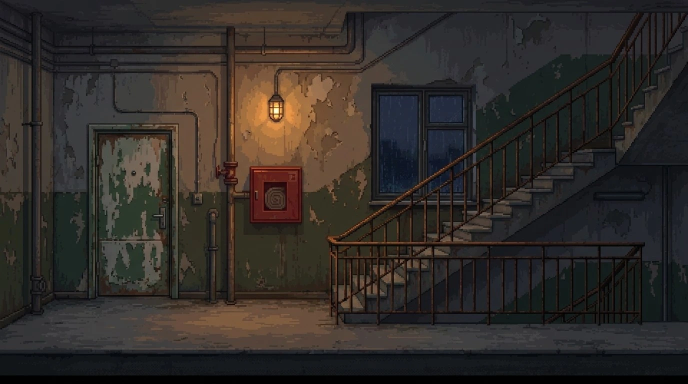
#> input picture assets/l7v4/stair.webp, 1376 x 768 px, given in place of stair.jpg, which was not available (shown at 1/2 size)
$ python l7v4_stair_rail.py
#> lines starting #> are read from the running program, lines starting #| are printed output that depends on the picture; after the words box and inside, x2 and y2 are one past the last pixel; in counts of white or black regions, pixels touching at a corner belong together; pictures that were not available may be replaced by others from this repository, and a replacement may not be noted
# Передние перила лестничной клетки (stair.jpg) отдельным слоем: Валера поднимается ЗА ними.
# Перила регулярные: верхний поручень y 480..491, нижние поручни, стойки через ~27.7 px от x=672 (каждая 4-я — толстый столб).
# Вырезаются пиксели самой картинки Flow (ничего не рисуется), уточнение x стоек — по пику (R-B).
import os
import numpy as np
from PIL import Image

HERE = os.path.dirname(os.path.abspath(__file__))
SRC = os.path.join(HERE, '..', 'assets', 'l7v4', 'stair.jpg')
OUT = os.path.join(HERE, '..', 'assets', 'l7v4', 'stair_rail.png')


def build():
    a = np.array(Image.open(SRC).convert('RGB'))
#> a is the input picture: shape (768, 1376, 3); mean R, G, B 49.3, 44.2, 40.5
    rb = a[:, :, 0].astype(float) - a[:, :, 2]
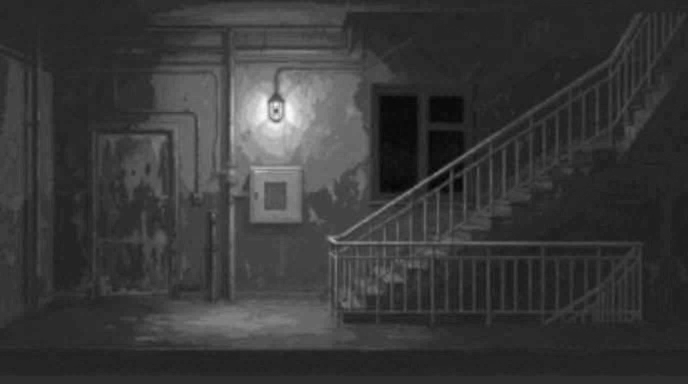
#> rb: shape (768, 1376) float64 (shown at 1/2 size); min -37, max 167, mean 8.8; drawn with min black and max white
    m = np.zeros(a.shape[:2], bool)
    # горизонтальные поручни (по профилю строк в правой, тёмной части)
    prof = rb[470:660, 820:1260].mean(axis=1)
#> prof = 190 values, max 29.28 at index 16, min -5.5 at index 178, mean -0.0137
    for i, v in enumerate(prof):
        if v > 9: m[470 + i, 648:1292] = True
#> this loop made 190 passes
#> v on passes 1 to 3: 0.0682, 0.241, 0.339
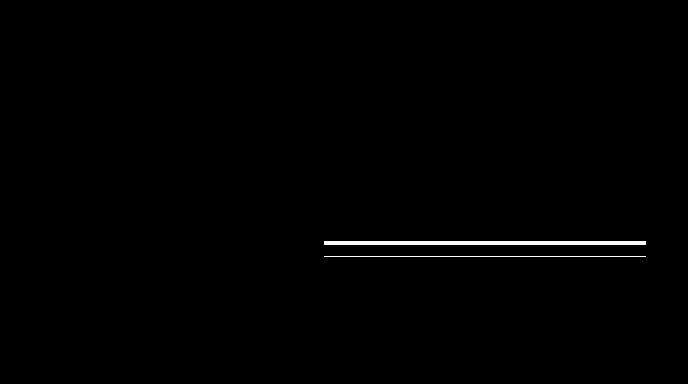
#> m: shape (768, 1376) bool (shown at 1/2 size); 0.55% white; 2 white regions, box (x1, y1, x2, y2) and area: (648, 482, 1292, 490) 5152, (648, 513, 1292, 514) 644
    for y0, y1 in ((478, 493), (511, 520), (619, 629), (640, 651)):
        m[y0:y1, 648:1292] = True
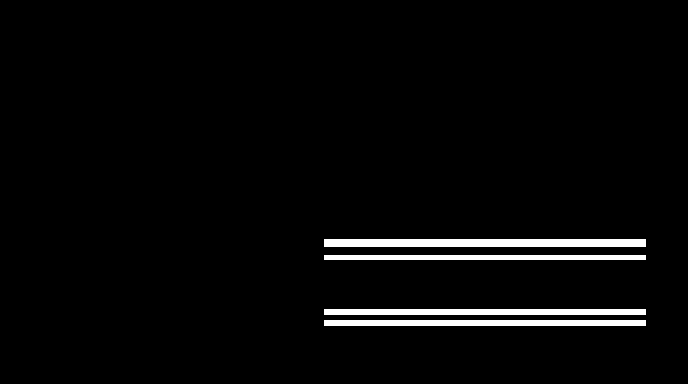
#> m: shape (768, 1376) bool (shown at 1/2 size); 2.7% white; 4 white regions, box (x1, y1, x2, y2) and area: (648, 478, 1292, 493) 9660, (648, 640, 1292, 651) 7084, (648, 619, 1292, 629) 6440, (648, 511, 1292, 520) 5796
    # стойки
    for k in range(23):
        x = 672 + 27.7 * k
        lo, hi = int(x) - 5, int(x) + 6
        col = rb[520:615, lo:hi].mean(axis=0)
        cx = lo + int(np.argmax(col))
        w = 4 if k % 4 else 6
        m[478:651, cx - w // 2 - 1:cx + w // 2 + 2] = True
#> this loop made 23 passes
#> cx on passes 1 to 12: 672, 699, 726, 753, 782, 810, 837, 864, 894, 922, 948, 976
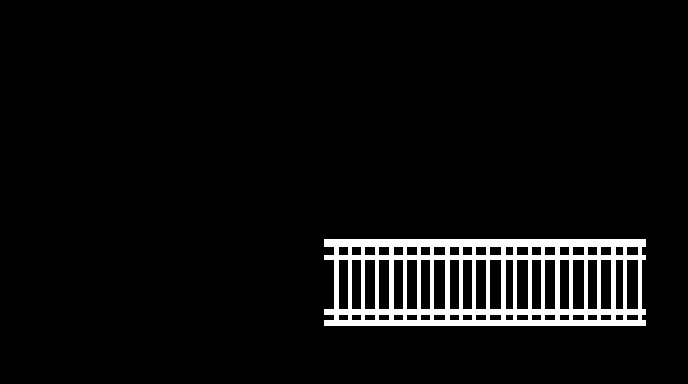
#> m: shape (768, 1376) bool (shown at 1/2 size); 4.8% white; 1 white region, box (x1, y1, x2, y2) and area: (648, 478, 1292, 651) 51124
    m[470:652, 648:666] |= rb[470:652, 648:666] > 12   # крайний левый столб с изгибом поручня
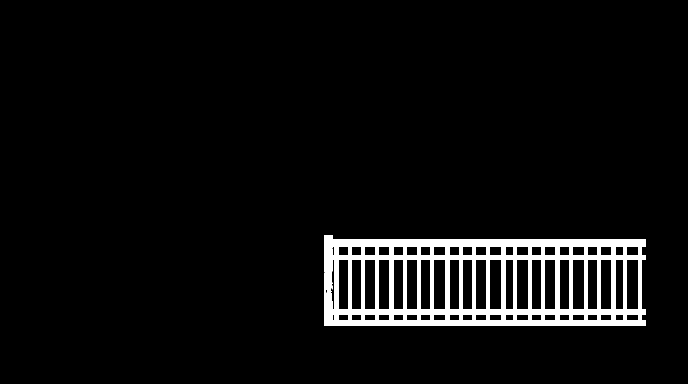
#> m: shape (768, 1376) bool (shown at 1/2 size); 5.1% white; 1 white region, box (x1, y1, x2, y2) and area: (648, 470, 1292, 652) 53411
    rgba = np.dstack([a, (m * 255).astype(np.uint8)])
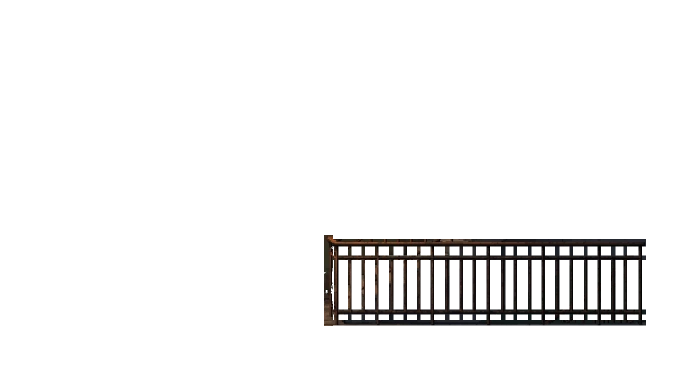
#> rgba: shape (768, 1376, 4) (shown at 1/2 size); mean R, G, B, A 49.3, 44.2, 40.5, 12.9; transparent parts drawn white
    Image.fromarray(rgba, 'RGBA').crop((640, 460, 1300, 660)).save(OUT)
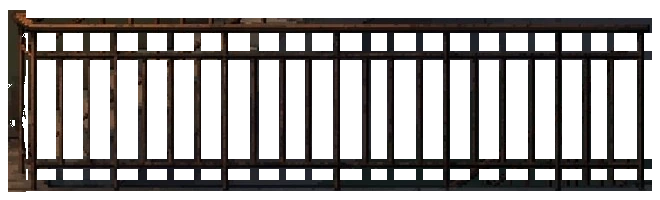
#> saved as stair_rail.png: PIL image 660x200 RGBA; mean R, G, B, A 37.3, 34, 32.2, 103.2; transparent parts drawn white
    print('stair_rail.png', 'offset (640,460)')


if __name__ == '__main__':
    build()

$ run again, with assets/l7v4/hc1.webp copied over assets/l7v4/stair.webp
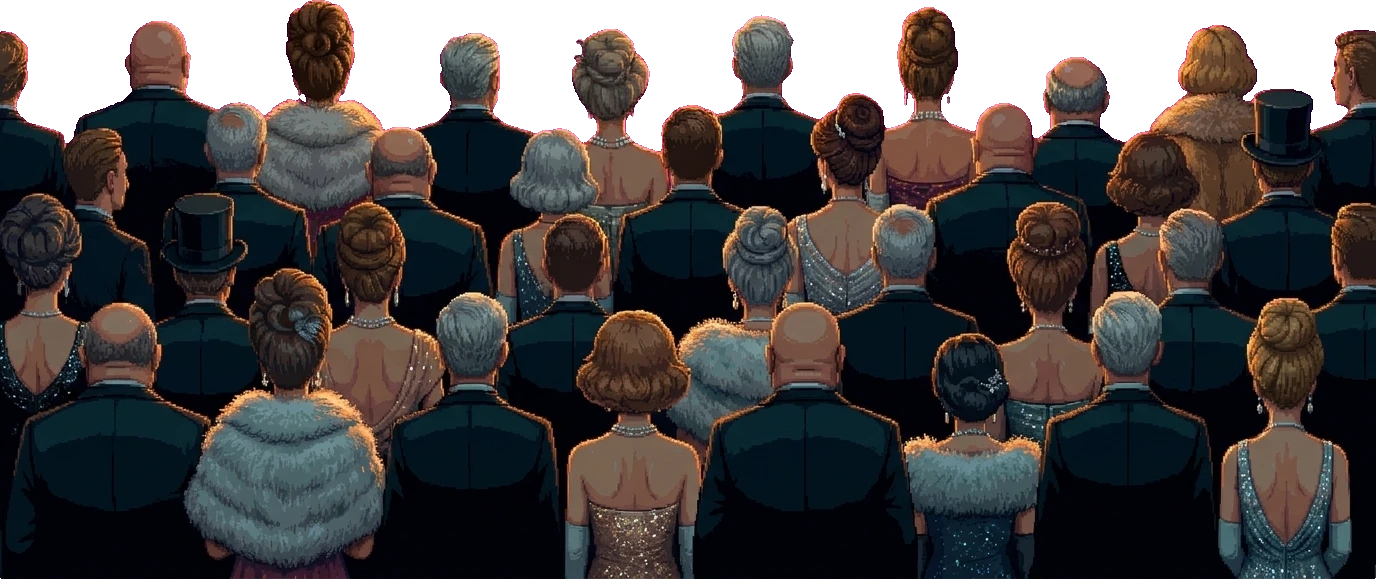
#> input picture assets/l7v4/hc1.webp, 1376 x 579 px, given in place of stair.jpg, which was not available
#> prof = 109 values, max -8.29 at index 45, min -22.15 at index 0, mean -14.63
#> the loop in build, `for i, v in enumerate(prof):` made 109 passes
#> v on passes 1 to 8: -22.15, -22.05, -21.58, -21.35, -21, -20.79, -20.33, -20.28
#> after the loop in build, `for y0, y1 in ((478, 493), (511, 520), (619, 629), (640, 651)):`:
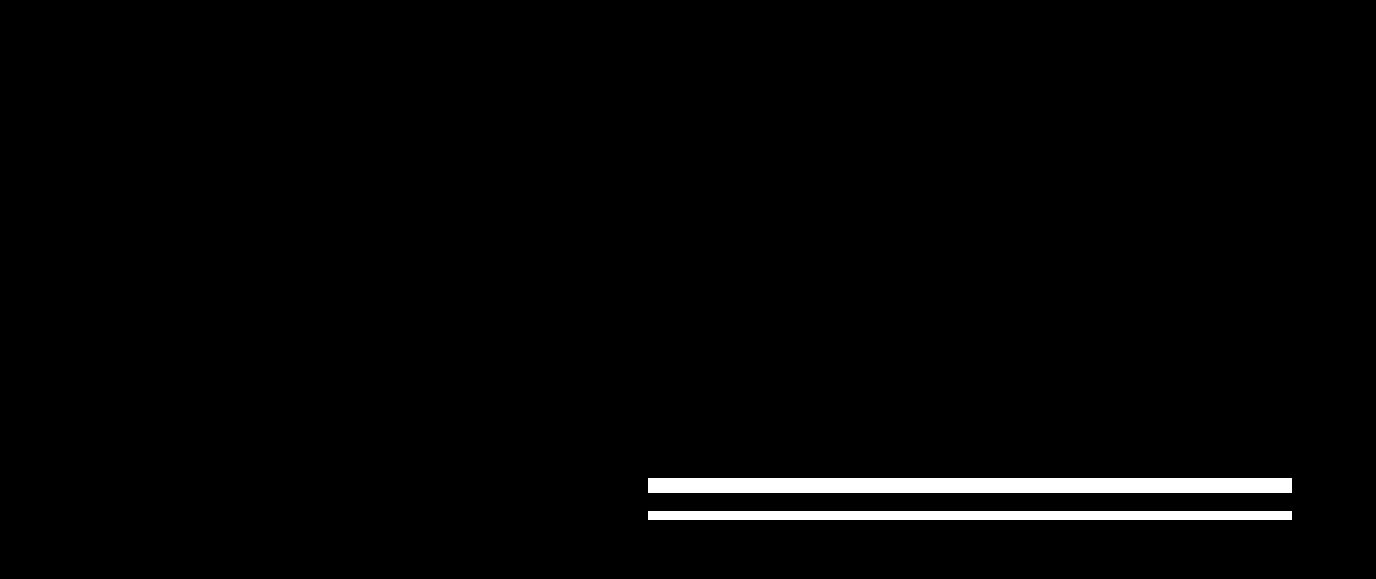
#> m: shape (579, 1376) bool; 1.9% white; 2 white regions, box (x1, y1, x2, y2) and area: (648, 478, 1292, 493) 9660, (648, 511, 1292, 520) 5796
#> the loop in build, `for k in range(23):` made 23 passes
#> cx on passes 1 to 8: 667, 695, 725, 760, 780, 805, 837, 870
#> in build, `Image.fromarray(rgba, 'RGBA').crop((640, 460, 1300, 660)).save(OUT)`:
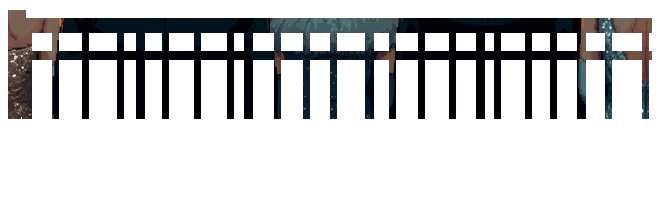
#> saved as stair_rail.png: PIL image 660x200 RGBA; mean R, G, B, A 15, 17.7, 20.9, 58.1; transparent parts drawn white
